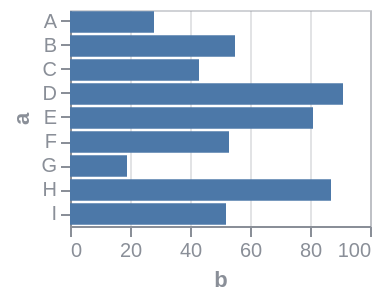

Source (Vega-Lite JSON):
### Vega specification from a JSON file in a GitHub repository (floating-point values rounded to 4 significant figures)
{"$schema": "https://vega.github.io/schema/vega/v6.json", "background": null, "padding": 5, "width": 150, "height": 108, "style": "cell", "data": [{"name": "source_0", "values": [{"a": "A", "b": 28, "c": 5, "g": "x"}, {"a": "B", "b": 55, "c": 9, "g": "y"}, {"a": "C", "b": 43, "c": 2, "g": "x"}, {"a": "D", "b": 91, "c": 7, "g": "y"}, {"a": "E", "b": 81, "c": 4, "g": "x"}, {"a": "F", "b": 53, "c": 6, "g": "y"}, {"a": "G", "b": 19, "c": 8, "g": "x"}, {"a": "H", "b": 87, "c": 1, "g": "y"}, {"a": "I", "b": 52, "c": 3, "g": "x"}]}, {"name": "data_0", "source": "source_0", "transform": [{"type": "stack", "groupby": ["a"], "field": "b", "sort": {"field": [], "order": []}, "as": ["b_start", "b_end"], "offset": "zero"}, {"type": "filter", "expr": "isValid(datum[\"b\"]) && isFinite(+datum[\"b\"])"}]}], "marks": [{"name": "marks", "type": "rect", "style": ["bar"], "from": {"data": "data_0"}, "encode": {"update": {"fill": {"value": "#4c78a8"}, "ariaRoleDescription": {"value": "bar"}, "description": {"signal": "\"b: \" + (format(datum[\"b\"], \"\")) + \"; a: \" + (isValid(datum[\"a\"]) ? isArray(datum[\"a\"]) ? join(datum[\"a\"], ' ') : datum[\"a\"] : \"\"+datum[\"a\"])"}, "x": {"scale": "x", "field": "b_end"}, "x2": {"scale": "x", "field": "b_start"}, "y": {"scale": "y", "field": "a"}, "height": {"signal": "max(0.25, bandwidth('y'))"}}}}], "scales": [{"name": "x", "type": "linear", "domain": {"data": "data_0", "fields": ["b_start", "b_end"]}, "range": [0, {"signal": "width"}], "nice": true, "zero": true}, {"name": "y", "type": "band", "domain": {"data": "data_0", "field": "a", "sort": true}, "range": [0, {"signal": "height"}], "paddingInner": 0.1, "paddingOuter": 0.05}], "axes": [{"scale": "x", "orient": "bottom", "gridScale": "y", "grid": true, "tickCount": {"signal": "ceil(width/40)"}, "domain": false, "labels": false, "aria": false, "maxExtent": 0, "minExtent": 0, "ticks": false, "zindex": 0}, {"scale": "x", "orient": "bottom", "grid": false, "title": "b", "labelFlush": true, "labelOverlap": true, "tickCount": {"signal": "ceil(width/40)"}, "zindex": 0}, {"scale": "y", "orient": "left", "grid": false, "title": "a", "zindex": 0}], "config": {"axis": {"labelColor": "#8a8f98", "titleColor": "#8a8f98", "domainColor": "#8a8f98", "tickColor": "#8a8f98", "gridColor": "#8a8f98", "gridOpacity": 0.25}, "legend": {"labelColor": "#8a8f98", "titleColor": "#8a8f98"}, "style": {"cell": {"stroke": "#8a8f98", "strokeOpacity": 0.4}}}}
